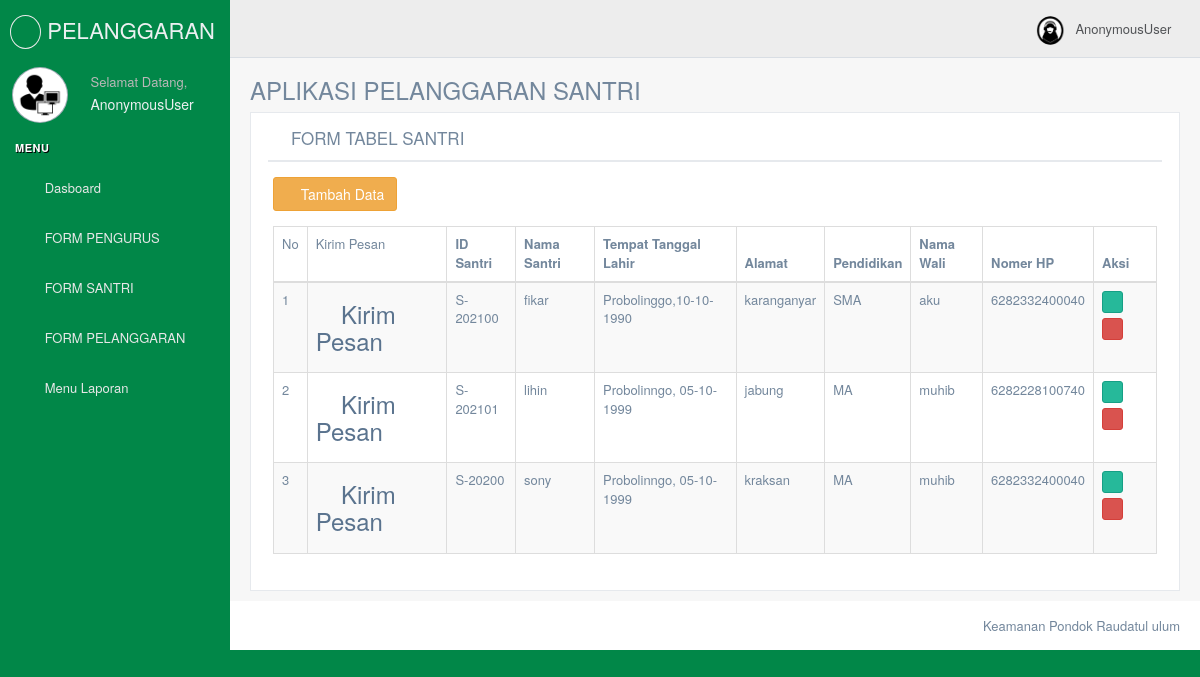
Page /Santri/ on the committed database.
### Aplikasi_pelanggaran2022/models.py (models this page shows, shortened)
class Model_santri(models.Model):
	id_santri	= models.CharField(max_length = 8)
	nama_santri	= models.CharField(max_length = 50)
	tempat_tgl_lahir	=models.CharField(max_length = 50)
	alamat	=models.CharField(max_length = 25)
	pendidikan	=models.CharField(max_length = 20)
	nama_wali	=models.CharField(max_length = 50)
	nomer_hp	=models.CharField(max_length = 13)
	published = models.DateTimeField(auto_now_add = True)
	updated = models.DateTimeField(auto_now = True)

### Aplikasi_pelanggaran2022/views.py (the view)
# urls.py: url(r'^Santri/$',Data_Santri, name="Santri"),
def Data_Santri(request):
	tampil_santri = Model_santri.objects.all()
	context = {
	'tampil_santri': tampil_santri,
	}
	return render(request, 'Master_data/data_santri/tabel.html',  context)

### Aplikasi_pelanggaran2022/templates/Master_data/data_santri/tabel.html (shortened to what this page needs)
{% include "style_atas.html" %}
            <div class="row">
              <div class="col-md-12 col-sm-12 col-xs-12">
                <div class="x_panel">
                  <div class="x_title">
                    <h2><i class="fa fa-user"></i> FORM TABEL SANTRI</h2>
                    <div class="clearfix"></div>
                  </div>
                  <div class="x_content">
                    <p class="text-muted font-13 m-b-30">
                      <a href="{% url 'Tambah_Santri' %}" class="btn btn-large btn-warning"><i class="fa fa-plus"></i> Tambah Data</a>
                    </p>
                    <table id="datatable-buttons" class="table table-striped table-bordered">
                      <thead>
                        <tr>
                          <td>No</td>
                          <td>Kirim Pesan</td>
                          <th>ID Santri</th>
                          <th>Nama Santri</th>
                          <th>Tempat Tanggal Lahir</th>
                          <th>Alamat</th>
                          <th>Pendidikan</th>
                          <th>Nama Wali</th>
                          <th>Nomer HP</th>
                          <th>Aksi</th>
                        </tr>
                      </thead>
                      <tbody>
                        {% for tampil in tampil_santri %}
                          <tr>
                            <td>{{forloop.counter}}</td>
                            <td>
                              <h3><a href="https://wa.me/{{tampil.nomer_hp}}?text={{tampil.id_santri}}%0A{{tampil.nama_santri}}%0A santri diatas melakukan pelanggaran %0A Nama pelanggaran %3A%0A hukuman %3A%0A Tanggal%3A%0A" target="_blank"><i class="fa fa-whatsapp"></i> Kirim Pesan</a></h3>
                            </td>
                            <td>{{tampil.id_santri}}</td>
                            <td>{{tampil.nama_santri}}</td>
                            <td>{{tampil.tempat_tgl_lahir}}</td>
                            <td>{{tampil.alamat}}</td>
                            <td>{{tampil.pendidikan}}</td>
                            <td>{{tampil.nama_wali}}</td>
                            <td>{{tampil.nomer_hp}}</td>
                            <td> <a href="{% url 'edit_Santri' tampil.id %}" class="btn btn-xs btn-success" title="Edit" onclick="return confirm('Apakah Anda Yakin Ingin Mengedit Data')">
                                 <i class="ace-icon fa fa-pencil bigger-130"></i>
                                 </a>
                                 <a href="{% url 'hapus_Santri' tampil.id %}" class="btn btn-xs btn-danger" title="Hapus" onclick="return confirm('Apakah Anda Yakin Ingin Menghapus Data')">
                                 <i class="ace-icon fa fa-trash-o bigger-130"></i>
                                 </a>
                             </td>
                          </tr>
{% endfor %}
                      </tbody>
                    </table>
                  </div>
                </div>
              </div>
{% include "style_bawah.html" %}

### Aplikasi_pelanggaran2022/templates/style_atas.html (shortened to what this page needs)
<!DOCTYPE html>
<html lang="en">
  <head>
    <link href="/static/vendors/bootstrap/dist/css/bootstrap.min.css" rel="stylesheet">
    <link href="/static/vendors/font-awesome/css/font-awesome.min.css" rel="stylesheet">
    <link href="/static/vendors/nprogress/nprogress.css" rel="stylesheet">
    <link href="/static/vendors/iCheck/skins/flat/green.css" rel="stylesheet">
    <link href="/static/vendors/datatables.net-bs/css/dataTables.bootstrap.min.css" rel="stylesheet">
    <link href="/static/vendors/datatables.net-buttons-bs/css/buttons.bootstrap.min.css" rel="stylesheet">
    <link href="/static/vendors/datatables.net-fixedheader-bs/css/fixedHeader.bootstrap.min.css" rel="stylesheet">
    <link href="/static/vendors/datatables.net-responsive-bs/css/responsive.bootstrap.min.css" rel="stylesheet">
    <link href="/static/vendors/datatables.net-scroller-bs/css/scroller.bootstrap.min.css" rel="stylesheet">
    <link href="/static/build/css/custom.css" rel="stylesheet">
  </head>
  <body class="nav-md">
    <div class="container body">
      <div class="main_container">
        <div class="col-md-3 left_col">
          <div class="scroll-view">
            <div class="navbar nav_title" style="border: 0;">
              <a class="site_title"><i class="fa fa-anchor"></i> <span>PELANGGARAN</span></a>
            </div>
            <div class="profile clearfix">
              <div class="profile_pic">
                <img src="/static/admin.png" alt="..." class="img-circle profile_img">
              </div>
              <div class="profile_info">
                <span>Selamat Datang,</span>
                <h2>{{user}}</h2>
              </div>
            </div>
            <br />
            <div id="sidebar-menu" class="main_menu_side hidden-print main_menu">
              <div class="menu_section">
                <h3>Menu</h3>
                <ul class="nav side-menu">
                  <li><a href="{% url 'Home' %}"><i class="fa fa-home"></i> Dasboard</a>
                  </li>
                  <li><a href="{% url 'Pengurus' %}"><i class="fa fa-table"></i> FORM PENGURUS</a>
                  </li>
                  <li><a href="{% url 'Santri' %}"><i class="fa fa-users"></i> FORM SANTRI</a>
                  </li>
                  <li><a href="{% url 'Pelanggaran' %}"><i class="fa fa-desktop"></i> FORM PELANGGARAN</a>
                  </li>
                  <li><a href="{% url 'Menu_laporan' %}"><i class="fa fa-book"></i> Menu Laporan</a>
                  </li>
                </ul>
              </div>
            </div>
          </div>
        </div>
        <div class="top_nav">
          <div class="nav_menu">
            <nav>
              <div class="nav toggle">
                <a id="menu_toggle"><i class="fa fa-bars"></i></a>
              </div>
              <ul class="nav navbar-nav navbar-right">
                <li class="">
                  <a href="javascript:;" class="user-profile dropdown-toggle" data-toggle="dropdown" aria-expanded="false">
                    <img src="/static/icon.png" alt="">{{user}}
                    <span class=" fa fa-angle-down"></span>
                  </a>
                </li>
              </ul>
            </nav>
          </div>
        </div>
        <div class="right_col" role="main">
          <div class="">
            <div class="page-title">
              <div class="title_left">
                <h3>APLIKASI PELANGGARAN SANTRI</h3>
              </div>
            </div>
            <div class="clearfix"></div>

### Aplikasi_pelanggaran2022/templates/style_bawah.html (shortened to what this page needs)
</div>
</div>
</div>
<footer>
<div class="pull-right">
 Keamanan Pondok Raudatul ulum
</div>
<div class="clearfix"></div>
</footer>
</div>
</div>
</body>
</html>

### rows in the picture
Model_santri: id_santri "S-202100", nama_santri "fikar", tempat_tgl_lahir "Probolinggo,10-10-1990", alamat "karanganyar", pendidikan "SMA", nama_wali "aku", nomer_hp "6282332400040"
Model_santri: id_santri "S-202101", nama_santri "lihin", tempat_tgl_lahir "Probolinngo, 05-10-1999", alamat "jabung", pendidikan "MA", nama_wali "muhib", nomer_hp "6282228100740"
Model_santri: id_santri "S-20200", nama_santri "sony", tempat_tgl_lahir "Probolinngo, 05-10-1999", alamat "kraksan", pendidikan "MA", nama_wali "muhib", nomer_hp "6282332400040"

### other values in the picture
{{ user }} "AnonymousUser"
